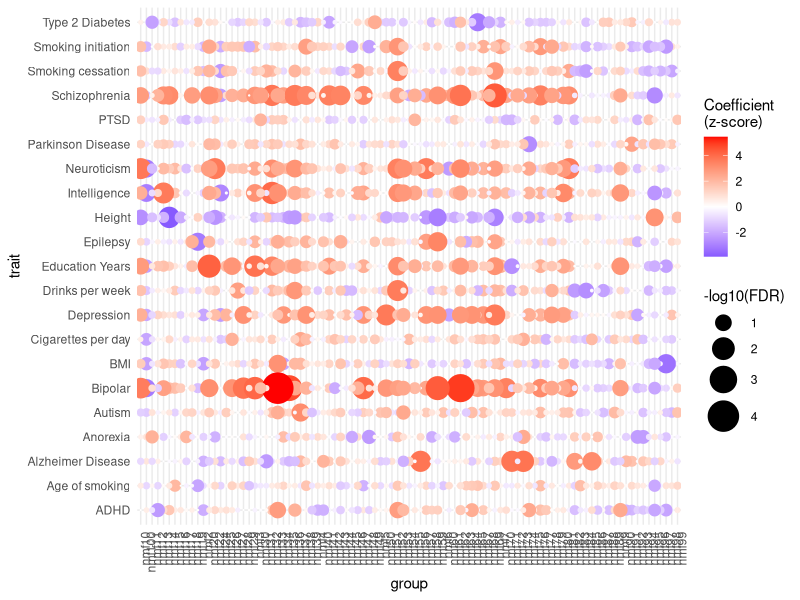
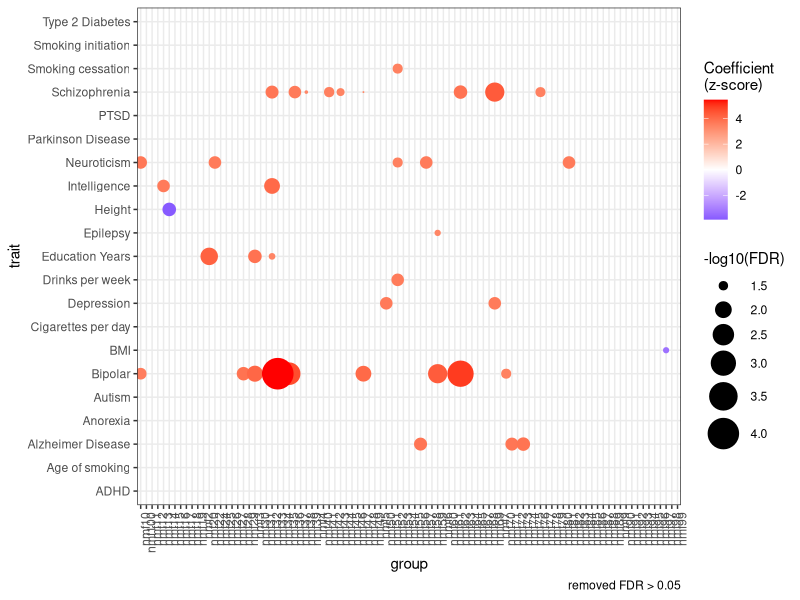
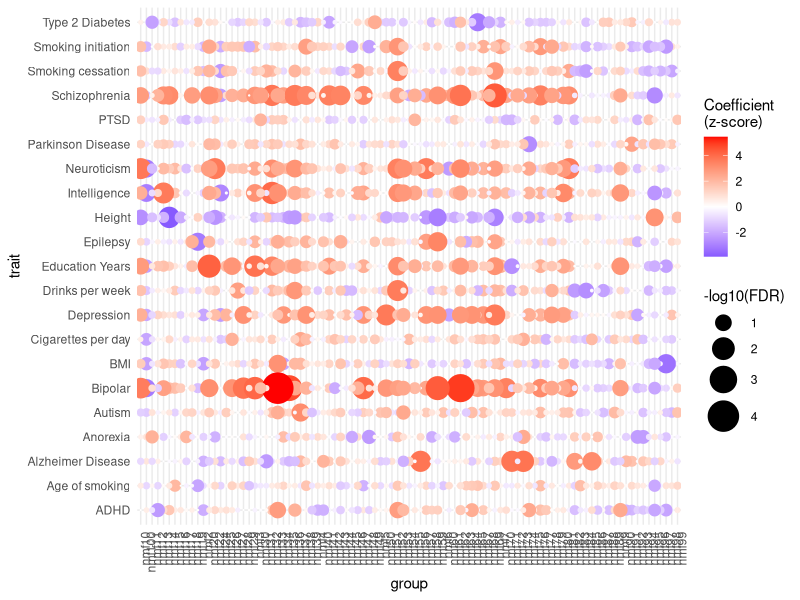
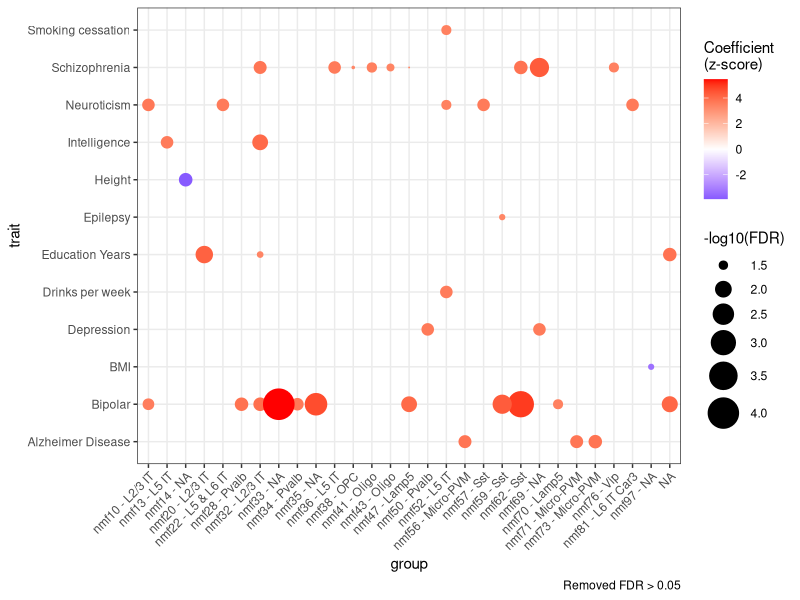

Here is the R script that generated these plots, in order:
setwd('/dcs04/lieber/marmaypag/spatialdACC_LIBD4125/spatialdACC/')

library(ggplot2)
library(RColorBrewer)
library(here)

###load LDSC results
ldsc_results <- read.csv(file=here::here('code','17_LDSC',
                         'NMF','ldsc_results.csv'))

##########dotplots#############
###make -log10FDR column
ldsc_results$log10fdr <- -log10(ldsc_results$FDR)

####to make nmf only###
#ldsc_results <- ldsc_results[ldsc_results$cell %in% paste0('nmf',c(1:100)),]

####to remove FDR > 0.05
#ldsc_results<-ldsc_results[ldsc_results$FDR<0.05,]

###plot
pdf(here('plots','17_LDSC','NMF','ldsc_results.pdf'),width=10,height=10)

ggplot(ldsc_results, aes(x = cell, y = trait, size = log10fdr, color = Coefficient_z.score)) +
    geom_point() +
    scale_size_continuous(range = c(0, 10)) + # Set minimum size to zero for the size scale
    scale_color_gradient2(low = 'blue', high = 'red', midpoint = 0,
                          name = "Coefficient\n(z-score)") +
    theme_minimal() +
    theme(axis.text.x = element_text(angle = 90, hjust = 1)) +
    labs(size = "-log10(FDR)",x='group')

ggplot(ldsc_results, aes(x = cell, y = trait, size = ifelse(FDR > 0.05, NA, log10fdr), color = Coefficient_z.score)) +
    geom_point() +
    scale_size_continuous(range = c(0, 10)) + # Set minimum size to zero for the size scale
    scale_color_gradient2(low = 'blue', high = 'red', midpoint = 0,
                          name = "Coefficient\n(z-score)") +
    theme_bw() +
    theme(axis.text.x = element_text(angle = 90, hjust = 1)) +
    labs(size = "-log10(FDR)",x='group',
         caption = "removed FDR > 0.05")

dev.off()




setwd('/dcs04/lieber/marmaypag/spatialdACC_LIBD4125/spatialdACC/')

library(ggplot2)
library(RColorBrewer)
library(here)

### Load LDSC results
ldsc_results <- read.csv(file = here::here('code','17_LDSC','NMF','ldsc_results.csv'))

### Make -log10FDR column
ldsc_results$log10fdr <- -log10(ldsc_results$FDR)

### Filter out rows with FDR > 0.05
filtered_ldsc_results <- ldsc_results[ldsc_results$FDR <= 0.05, ]

### Remove cells with no points remaining after filtering
filtered_ldsc_results <- filtered_ldsc_results[filtered_ldsc_results$cell %in% unique(filtered_ldsc_results$cell), ]

# in filtered_ldsc_results, annotate the values in "cell" as below
# nmf10: nmf10 - L2/3 IT
# nmf13: nmf13 - L5 IT
# nmf14: nmf14 - NA
# nmf20: nmf20 - L2/3 IT
# nmf22: nmf22 - L5 & L6 IT
# nmf28: nmf28 - Pvalb
# nmf32: nmf32 - L2/3 IT
# nmf32: nmf32 - L6 IT
# nmf33: nmf33 - NA
# nmf34: nmf34 - Pvalb
# nmf35: nmf35 - NA
# nmf36: nmf36 - L5 IT
# nmf38: nmf38 - OPC
# nmf41: nmf41 - Oligo
# nmf43: nmf43 - Oligo
# nmf47: nmf47 - Lamp5
# nmf50: nmf50 - Pvalb
# nmf52: nmf52 - L5 IT
# nmf56: nmf56 - Micro-PVM
# nmf57: nmf57 - Sst
# nmf59: nmf59 - Sst
# nmf62: nmf62 - Sst
# nmf69: nmf69 - NA
# nmf70: nmf70 - Lamp5
# nmf71: nmf71 - Micro-PVM
# nmf73: nmf73 - Micro-PVM
# nmf76: nmf76 - Vip
# nmf81: nmf81 - L6 IT Car3
# nmf97: nmf97 - NA

filtered_ldsc_results$cell <- factor(filtered_ldsc_results$cell, levels = c('nmf10', 'nmf13', 'nmf14', 'nmf20', 'nmf22', 'nmf28', 'nmf32', 'nmf33', 'nmf34', 'nmf35', 'nmf36', 'nmf38', 'nmf41', 'nmf43', 'nmf47', 'nmf50', 'nmf52', 'nmf56', 'nmf57', 'nmf59', 'nmf62', 'nmf69', 'nmf70', 'nmf71', 'nmf73', 'nmf76', 'nmf81', 'nmf97'), labels = c('nmf10 - L2/3 IT', 'nmf13 - L5 IT', 'nmf14 - NA', 'nmf20 - L2/3 IT', 'nmf22 - L5 & L6 IT', 'nmf28 - Pvalb', 'nmf32 - L2/3 IT', 'nmf33 - NA', 'nmf34 - Pvalb', 'nmf35 - NA', 'nmf36 - L5 IT', 'nmf38 - OPC', 'nmf41 - Oligo', 'nmf43 - Oligo', 'nmf47 - Lamp5', 'nmf50 - Pvalb', 'nmf52 - L5 IT', 'nmf56 - Micro-PVM', 'nmf57 - Sst', 'nmf59 - Sst', 'nmf62 - Sst', 'nmf69 - NA', 'nmf70 - Lamp5', 'nmf71 - Micro-PVM', 'nmf73 - Micro-PVM', 'nmf76 - Vip', 'nmf81 - L6 IT Car3', 'nmf97 - NA'))

### Plot
pdf(here('plots','17_LDSC','NMF','ldsc_results.pdf'), width = 10, height = 10)

# First plot (no filtering)
ggplot(ldsc_results, aes(x = cell, y = trait, size = log10fdr, color = Coefficient_z.score)) +
    geom_point() +
    scale_size_continuous(range = c(0, 10)) + # Set minimum size to zero for the size scale
    scale_color_gradient2(low = 'blue', high = 'red', midpoint = 0, name = "Coefficient\n(z-score)") +
    theme_minimal() +
    theme(axis.text.x = element_text(angle = 90, hjust = 1)) +
    labs(size = "-log10(FDR)", x = 'group')

# Second plot (filtered data)
ggplot(filtered_ldsc_results, aes(x = cell, y = trait, size = log10fdr, color = Coefficient_z.score)) +
    geom_point() +
    scale_size_continuous(range = c(0, 10)) + # Set minimum size to zero for the size scale
    scale_color_gradient2(low = 'blue', high = 'red', midpoint = 0, name = "Coefficient\n(z-score)") +
    theme_bw() +
    theme(axis.text.x = element_text(angle = 45, hjust = 1)) +
    labs(size = "-log10(FDR)", x = 'group', caption = "Removed FDR > 0.05")

dev.off()
